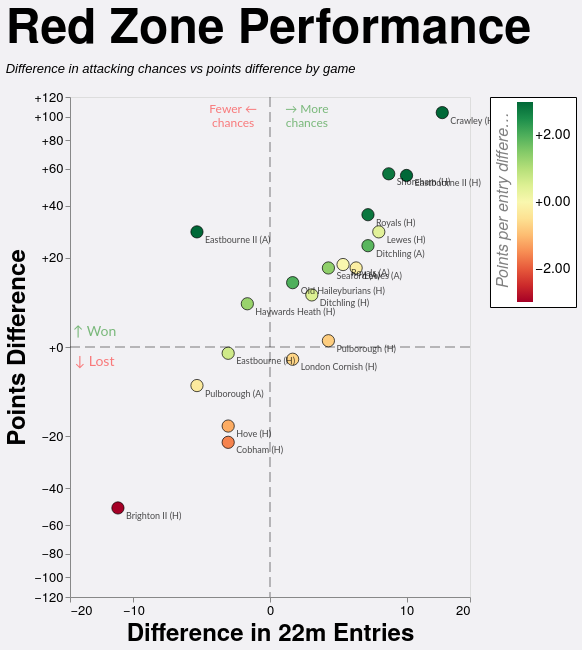

Describe this chart as a Vega-Lite specification.
### Vega-Lite specification from a JSON file in a GitHub repository (floating-point values rounded to 4 significant figures)
{"config": {"axis": {"labelFont": "PT Sans Narrow, Helvetica Neue, Helvetica, Arial, sans-serif", "titleFont": "PT Sans Narrow, Helvetica Neue, Helvetica, Arial, sans-serif", "labelFontSize": 13, "titleFontSize": 24, "gridColor": "#202947", "gridOpacity": 0.2}, "text": {"font": "Lato, sans-serif"}, "bar": {"cornerRadiusEnd": 5}, "header": {"labelFont": "PT Sans Narrow, Helvetica Neue, Helvetica, Arial, sans-serif", "titleFont": "PT Sans Narrow, Helvetica Neue, Helvetica, Arial, sans-serif", "labelFontSize": 24, "titleFontSize": 28, "labelFontWeight": "bold", "orient": "left"}, "legend": {"labelFont": "PT Sans Narrow, Helvetica Neue, Helvetica, Arial, sans-serif", "titleFont": "PT Sans Narrow, Helvetica Neue, Helvetica, Arial, sans-serif", "labelFontSize": 14, "titleFontSize": 16, "titlePadding": 5, "fillColor": "white", "strokeColor": "black", "padding": 10, "titleFontWeight": "lighter", "titleFontStyle": "italic", "titleColor": "gray", "offset": 10}, "title": {"font": "PT Sans Narrow, Helvetica Neue, Helvetica, Arial, sans-serif", "fontSize": 48, "fontWeight": "bold", "anchor": "start", "align": "center", "titlePadding": 20, "subtitlePadding": 10, "subtitleFontSize": 13, "subtitleColor": "", "subtitleFontStyle": "italic", "offset": 15, "color": "black"}, "axisX": {"labelAngle": 0}, "facet": {"title": null, "header": null, "align": {"row": "each", "column": "each"}}, "resolve": {"scale": {"y": "independent", "facet": "independent"}}, "background": "#f2f1f4", "scale": {"offsetBandPaddingOuter": 0.2, "offsetBandPaddingInner": 0.1}}, "layer": [{"data": {"name": "data-d285a7403ed98ae579761d64a864032b"}, "mark": {"type": "rule", "color": "black", "opacity": 0.5, "strokeDash": [10, 5], "strokeWidth": 1}, "encoding": {"x": {"field": "x", "type": "quantitative"}}}, {"data": {"name": "data-a0a55d106695e8d630baff0f16eee66d"}, "mark": {"type": "rule", "color": "black", "opacity": 0.5, "strokeDash": [10, 5], "strokeWidth": 1}, "encoding": {"y": {"field": "y", "type": "quantitative"}}}, {"data": {"name": "data-ff813749f30b9297737ed824b403e44f"}, "mark": {"type": "circle", "fillOpacity": 1.0, "size": 150, "stroke": "black", "strokeOpacity": 0.7, "strokeWidth": 1}, "encoding": {"color": {"field": "pp22_diff", "legend": {"direction": "vertical", "format": "+.2f", "offset": 20, "orient": "right", "padding": 5, "title": "Points per entry difference", "titleOrient": "left"}, "scale": {"clamp": true, "domain": [-3, 3], "scheme": "redyellowgreen", "zero": true}, "type": "quantitative"}, "tooltip": [{"field": "label", "title": "Game", "type": "nominal"}, {"field": "score", "title": "Score", "type": "nominal"}, {"field": "PD", "format": "+d", "title": "Points Difference", "type": "quantitative"}, {"field": "entries_22m_EGRFC", "title": "EG 22m Entries", "type": "quantitative"}, {"field": "entries_22m_Opposition", "title": "Opp 22m Entries", "type": "quantitative"}, {"field": "points_per_entry_EGRFC", "format": ".2f", "title": "EG pts per entry", "type": "quantitative"}, {"field": "points_per_entry_Opposition", "format": ".2f", "title": "Opp pts per entry", "type": "quantitative"}, {"field": "pp22_diff", "format": "+.2f", "title": "Points per Entry Diff", "type": "quantitative"}, {"field": "tries_EGRFC", "title": "EG tries", "type": "quantitative"}, {"field": "tries_Opposition", "title": "Opp tries", "type": "quantitative"}, {"field": "tries_per_entry_EGRFC", "format": ".0%", "title": "EG tries per entry", "type": "quantitative"}, {"field": "tries_per_entry_Opposition", "format": ".0%", "title": "Opp tries per entry", "type": "quantitative"}, {"field": "tp22_diff", "format": "+.2f", "title": "Tries per Entry Diff", "type": "quantitative"}], "x": {"axis": {"grid": false, "tickCount": 5}, "field": "entries_diff", "scale": {"constant": 5, "domain": [-17.25, 17.25], "nice": true, "type": "symlog"}, "title": "Difference in 22m Entries", "type": "quantitative"}, "y": {"axis": {"format": "+d", "grid": false, "tickCount": 8}, "field": "PD", "scale": {"constant": 20, "domain": [-119.6, 119.6], "nice": true, "type": "symlog"}, "title": "Points Difference", "type": "quantitative"}}, "transform": [{"filter": "(rzSquad == 'All' || datum.squad == rzSquad) && (rzSeason == 'All' || datum.season == rzSeason) && (rzGameType == 'All' || (rzGameType == 'League + Cup' && (datum.game_type == 'League' || datum.game_type == 'Cup')) || (rzGameType == 'League only' && datum.game_type == 'League') || datum.game_type == rzGameType)"}]}, {"data": {"name": "data-ff813749f30b9297737ed824b403e44f"}, "mark": {"type": "text", "align": "left", "baseline": "middle", "dx": 8, "dy": 8, "fontSize": 9, "opacity": 0.7}, "encoding": {"text": {"field": "label", "type": "nominal"}, "x": {"field": "entries_diff", "type": "quantitative"}, "y": {"field": "PD", "type": "quantitative"}}, "transform": [{"filter": "(rzSquad == 'All' || datum.squad == rzSquad) && (rzSeason == 'All' || datum.season == rzSeason) && (rzGameType == 'All' || (rzGameType == 'League + Cup' && (datum.game_type == 'League' || datum.game_type == 'Cup')) || (rzGameType == 'League only' && datum.game_type == 'League') || datum.game_type == rzGameType)"}]}, {"data": {"name": "data-ff5b891c7f52bc2a6c266740aed4d223"}, "mark": {"type": "text", "align": "center", "baseline": "middle", "fontSize": 14, "opacity": 0.5}, "encoding": {"color": {"condition": {"test": "(datum.y > 0)", "value": "green"}, "value": "red"}, "text": {"field": "label", "type": "nominal"}, "x": {"field": "x", "type": "quantitative"}, "y": {"field": "y", "type": "quantitative"}}}, {"data": {"name": "data-70cf91c935554955754b7ae78ce9e14e"}, "mark": {"type": "text", "align": "center", "baseline": "middle", "fontSize": 12, "opacity": 0.5}, "encoding": {"color": {"condition": {"test": "(datum.x > 0)", "value": "green"}, "value": "red"}, "text": {"field": "label", "type": "nominal"}, "x": {"field": "x", "type": "quantitative"}, "y": {"field": "y", "type": "quantitative"}}}], "height": 500, "params": [{"name": "rzSquad", "value": "All"}, {"name": "rzSeason", "value": "All"}, {"name": "rzGameType", "value": "All"}], "resolve": {"scale": {"color": "independent", "x": "shared", "y": "shared"}}, "title": {"text": "Red Zone Performance", "subtitle": ["Difference in attacking chances vs points difference by game"]}, "width": 400, "$schema": "https://vega.github.io/schema/vega-lite/v5.20.1.json", "datasets": {"data-d285a7403ed98ae579761d64a864032b": [{"x": 0}], "data-a0a55d106695e8d630baff0f16eee66d": [{"y": 0}], "data-ff813749f30b9297737ed824b403e44f": [{"game_id": "2024-09-07_1st_London_Cornish", "date": "2024-09-07T00:00:00", "season": "2024/25", "game_type": "League", "label": "London Cornish (H)", "score": "16 - 18", "entries_22m_EGRFC": 7.0, "entries_22m_Opposition": 6.0, "points_EGRFC": 16.0, "points_Opposition": 18.0, "points_per_entry_EGRFC": 2.3, "points_per_entry_Opposition": 3.0, "tries_EGRFC": 2.0, "tries_Opposition": 2.0, "tries_per_entry_EGRFC": 0.2857, "tries_per_entry_Opposition": 0.3333, "PD": -2.0, "entries_diff": 1.0, "pp22_diff": -0.7, "tp22_diff": -0.04762}, {"game_id": "2024-12-14_1st_Old_Haileyburians", "date": "2024-12-14T00:00:00", "season": "2024/25", "game_type": "League", "label": "Old Haileyburians (H)", "score": "18 - 5", "entries_22m_EGRFC": 6.0, "entries_22m_Opposition": 5.0, "points_EGRFC": 18.0, "points_Opposition": 5.0, "points_per_entry_EGRFC": 3.0, "points_per_entry_Opposition": 1.0, "tries_EGRFC": 2.0, "tries_Opposition": 1.0, "tries_per_entry_EGRFC": 0.3333, "tries_per_entry_Opposition": 0.2, "PD": 13.0, "entries_diff": 1.0, "pp22_diff": 2.0, "tp22_diff": 0.1333}, {"game_id": "2025-02-15_1st_Eastbourne", "date": "2025-02-15T00:00:00", "season": "2024/25", "game_type": "League", "label": "Eastbourne (H)", "score": "14 - 15", "entries_22m_EGRFC": 5.0, "entries_22m_Opposition": 7.0, "points_EGRFC": 14.0, "points_Opposition": 15.0, "points_per_entry_EGRFC": 2.8, "points_per_entry_Opposition": 2.1, "tries_EGRFC": 2.0, "tries_Opposition": 2.0, "tries_per_entry_EGRFC": 0.4, "tries_per_entry_Opposition": 0.2857, "PD": -1.0, "entries_diff": -2.0, "pp22_diff": 0.7, "tp22_diff": 0.1143}, {"game_id": "2025-03-22_1st_Cobham", "date": "2025-03-22T00:00:00", "season": "2024/25", "game_type": "League", "label": "Cobham (H)", "score": "21 - 43", "entries_22m_EGRFC": 9.0, "entries_22m_Opposition": 11.0, "points_EGRFC": 21.0, "points_Opposition": 43.0, "points_per_entry_EGRFC": 2.3, "points_per_entry_Opposition": 3.9, "tries_EGRFC": 3.0, "tries_Opposition": 7.0, "tries_per_entry_EGRFC": 0.3333, "tries_per_entry_Opposition": 0.6364, "PD": -22.0, "entries_diff": -2.0, "pp22_diff": -1.6, "tp22_diff": -0.303}, {"game_id": "2025-04-12_1st_Haywards_Heath", "date": "2025-04-12T00:00:00", "season": "2024/25", "game_type": "Cup", "label": "Haywards Heath (H)", "score": "45 - 38", "entries_22m_EGRFC": 9.0, "entries_22m_Opposition": 10.0, "points_EGRFC": 45.0, "points_Opposition": 37.0, "points_per_entry_EGRFC": 5.0, "points_per_entry_Opposition": 3.7, "tries_EGRFC": 6.0, "tries_Opposition": 6.0, "tries_per_entry_EGRFC": 0.6667, "tries_per_entry_Opposition": 0.6, "PD": 8.0, "entries_diff": -1.0, "pp22_diff": 1.3, "tp22_diff": 0.06667}, {"game_id": "2025-10-04_1st_Seaford", "date": "2025-10-04T00:00:00", "season": "2025/26", "game_type": "League", "label": "Seaford (A)", "score": "27 - 10", "entries_22m_EGRFC": 8.0, "entries_22m_Opposition": 5.0, "points_EGRFC": 27.0, "points_Opposition": 10.0, "points_per_entry_EGRFC": 3.4, "points_per_entry_Opposition": 2.0, "tries_EGRFC": 4.0, "tries_Opposition": 2.0, "tries_per_entry_EGRFC": 0.5, "tries_per_entry_Opposition": 0.4, "PD": 17.0, "entries_diff": 3.0, "pp22_diff": 1.4, "tp22_diff": 0.1}, {"game_id": "2025-10-11_1st_Shoreham", "date": "2025-10-11T00:00:00", "season": "2025/26", "game_type": "League", "label": "Shoreham (H)", "score": "69 - 12", "entries_22m_EGRFC": 12.0, "entries_22m_Opposition": 4.0, "points_EGRFC": 69.0, "points_Opposition": 12.0, "points_per_entry_EGRFC": 5.8, "points_per_entry_Opposition": 3.0, "tries_EGRFC": 11.0, "tries_Opposition": 2.0, "tries_per_entry_EGRFC": 0.9167, "tries_per_entry_Opposition": 0.5, "PD": 57.0, "entries_diff": 8.0, "pp22_diff": 2.8, "tp22_diff": 0.4167}, {"game_id": "2025-11-08_1st_Lewes", "date": "2025-11-08T00:00:00", "season": "2025/26", "game_type": "League", "label": "Lewes (H)", "score": "43 - 14", "entries_22m_EGRFC": 11.0, "entries_22m_Opposition": 4.0, "points_EGRFC": 43.0, "points_Opposition": 14.0, "points_per_entry_EGRFC": 3.9, "points_per_entry_Opposition": 3.5, "tries_EGRFC": 7.0, "tries_Opposition": 2.0, "tries_per_entry_EGRFC": 0.6364, "tries_per_entry_Opposition": 0.5, "PD": 29.0, "entries_diff": 7.0, "pp22_diff": 0.4, "tp22_diff": 0.1364}, {"game_id": "2025-11-15_1st_Hove", "date": "2025-11-15T00:00:00", "season": "2025/26", "game_type": "Cup", "label": "Hove (H)", "score": "15 - 32", "entries_22m_EGRFC": 10.0, "entries_22m_Opposition": 12.0, "points_EGRFC": 15.0, "points_Opposition": 32.0, "points_per_entry_EGRFC": 1.5, "points_per_entry_Opposition": 2.7, "tries_EGRFC": 2.0, "tries_Opposition": 5.0, "tries_per_entry_EGRFC": 0.2, "tries_per_entry_Opposition": 0.4167, "PD": -17.0, "entries_diff": -2.0, "pp22_diff": -1.2, "tp22_diff": -0.2167}, {"game_id": "2025-11-22_1st_Pulborough", "date": "2025-11-22T00:00:00", "season": "2025/26", "game_type": "League", "label": "Pulborough (A)", "score": "5 - 12", "entries_22m_EGRFC": 5.0, "entries_22m_Opposition": 9.0, "points_EGRFC": 5.0, "points_Opposition": 12.0, "points_per_entry_EGRFC": 1.0, "points_per_entry_Opposition": 1.3, "tries_EGRFC": 1.0, "tries_Opposition": 2.0, "tries_per_entry_EGRFC": 0.2, "tries_per_entry_Opposition": 0.2222, "PD": -7.0, "entries_diff": -4.0, "pp22_diff": -0.3, "tp22_diff": -0.02222}, {"game_id": "2025-11-29_1st_Eastbourne", "date": "2025-11-29T00:00:00", "season": "2025/26", "game_type": "League", "label": "Eastbourne II (H)", "score": "56 - 0", "entries_22m_EGRFC": 13.0, "entries_22m_Opposition": 3.0, "points_EGRFC": 56.0, "points_Opposition": 0.0, "points_per_entry_EGRFC": 4.3, "points_per_entry_Opposition": 0.0, "tries_EGRFC": 10.0, "tries_Opposition": 0.0, "tries_per_entry_EGRFC": 0.7692, "tries_per_entry_Opposition": 0.0, "PD": 56.0, "entries_diff": 10.0, "pp22_diff": 4.3, "tp22_diff": 0.7692}, {"game_id": "2025-12-20_1st_Ditchling", "date": "2025-12-20T00:00:00", "season": "2025/26", "game_type": "League", "label": "Ditchling (H)", "score": "29 - 19", "entries_22m_EGRFC": 11.0, "entries_22m_Opposition": 9.0, "points_EGRFC": 29.0, "points_Opposition": 19.0, "points_per_entry_EGRFC": 2.6, "points_per_entry_Opposition": 2.1, "tries_EGRFC": 5.0, "tries_Opposition": 3.0, "tries_per_entry_EGRFC": 0.4545, "tries_per_entry_Opposition": 0.3333, "PD": 10.0, "entries_diff": 2.0, "pp22_diff": 0.5, "tp22_diff": 0.1212}, {"game_id": "2026-01-10_1st_Royals", "date": "2026-01-10T00:00:00", "season": "2025/26", "game_type": "League", "label": "Royals (H)", "score": "49 - 5", "entries_22m_EGRFC": 10.0, "entries_22m_Opposition": 4.0, "points_EGRFC": 41.0, "points_Opposition": 5.0, "points_per_entry_EGRFC": 4.1, "points_per_entry_Opposition": 1.3, "tries_EGRFC": 7.0, "tries_Opposition": 1.0, "tries_per_entry_EGRFC": 0.7, "tries_per_entry_Opposition": 0.25, "PD": 36.0, "entries_diff": 6.0, "pp22_diff": 2.8, "tp22_diff": 0.45}, {"game_id": "2026-01-24_1st_Brighton", "date": "2026-01-24T00:00:00", "season": "2025/26", "game_type": "League", "label": "Brighton II (H)", "score": "0 - 50", "entries_22m_EGRFC": 3.0, "entries_22m_Opposition": 15.0, "points_EGRFC": 0.0, "points_Opposition": 50.0, "points_per_entry_EGRFC": 0.0, "points_per_entry_Opposition": 3.3, "tries_EGRFC": 0.0, "tries_Opposition": 8.0, "tries_per_entry_EGRFC": 0.0, "tries_per_entry_Opposition": 0.5333, "PD": -50.0, "entries_diff": -12.0, "pp22_diff": -3.3, "tp22_diff": -0.5333}, {"game_id": "2026-02-14_1st_Lewes", "date": "2026-02-14T00:00:00", "season": "2025/26", "game_type": "League", "label": "Lewes (A)", "score": "39 - 21", "entries_22m_EGRFC": 11.0, "entries_22m_Opposition": 6.0, "points_EGRFC": 39.0, "points_Opposition": 22.0, "points_per_entry_EGRFC": 3.5, "points_per_entry_Opposition": 3.7, "tries_EGRFC": 6.0, "tries_Opposition": 3.0, "tries_per_entry_EGRFC": 0.5455, "tries_per_entry_Opposition": 0.5, "PD": 17.0, "entries_diff": 5.0, "pp22_diff": -0.2, "tp22_diff": 0.04545}, {"game_id": "2026-02-28_1st_Pulborough", "date": "2026-02-28T00:00:00", "season": "2025/26", "game_type": "League", "label": "Pulborough (H)", "score": "14 - 13", "entries_22m_EGRFC": 8.0, "entries_22m_Opposition": 5.0, "points_EGRFC": 14.0, "points_Opposition": 13.0, "points_per_entry_EGRFC": 1.8, "points_per_entry_Opposition": 2.6, "tries_EGRFC": 1.0, "tries_Opposition": 2.0, "tries_per_entry_EGRFC": 0.125, "tries_per_entry_Opposition": 0.4, "PD": 1.0, "entries_diff": 3.0, "pp22_diff": -0.8, "tp22_diff": -0.275}, {"game_id": "2026-03-07_1st_Eastbourne", "date": "2026-03-07T00:00:00", "season": "2025/26", "game_type": "League", "label": "Eastbourne II (A)", "score": "29 - 0", "entries_22m_EGRFC": 6.0, "entries_22m_Opposition": 10.0, "points_EGRFC": 29.0, "points_Opposition": 0.0, "points_per_entry_EGRFC": 4.8, "points_per_entry_Opposition": 0.0, "tries_EGRFC": 5.0, "tries_Opposition": 0.0, "tries_per_entry_EGRFC": 0.8333, "tries_per_entry_Opposition": 0.0, "PD": 29.0, "entries_diff": -4.0, "pp22_diff": 4.8, "tp22_diff": 0.8333}, {"game_id": "2026-03-21_1st_Crawley", "date": "2026-03-21T00:00:00", "season": "2025/26", "game_type": "League", "label": "Crawley (H)", "score": "118 - 14", "entries_22m_EGRFC": 20.0, "entries_22m_Opposition": 5.0, "points_EGRFC": 118.0, "points_Opposition": 14.0, "points_per_entry_EGRFC": 5.9, "points_per_entry_Opposition": 2.8, "tries_EGRFC": 18.0, "tries_Opposition": 2.0, "tries_per_entry_EGRFC": 0.9, "tries_per_entry_Opposition": 0.4, "PD": 104.0, "entries_diff": 15.0, "pp22_diff": 3.1, "tp22_diff": 0.5}, {"game_id": "2026-03-28_1st_Ditchling", "date": "2026-03-28T00:00:00", "season": "2025/26", "game_type": "League", "label": "Ditchling (A)", "score": "27 - 3", "entries_22m_EGRFC": 11.0, "entries_22m_Opposition": 5.0, "points_EGRFC": 27.0, "points_Opposition": 3.0, "points_per_entry_EGRFC": 2.5, "points_per_entry_Opposition": 0.6, "tries_EGRFC": 4.0, "tries_Opposition": 0.0, "tries_per_entry_EGRFC": 0.3636, "tries_per_entry_Opposition": 0.0, "PD": 24.0, "entries_diff": 6.0, "pp22_diff": 1.9, "tp22_diff": 0.3636}, {"game_id": "2026-04-11_1st_Royals", "date": "2026-04-11T00:00:00", "season": "2025/26", "game_type": "League", "label": "Royals (A)", "score": "45 - 27", "entries_22m_EGRFC": 10.0, "entries_22m_Opposition": 6.0, "points_EGRFC": 45.0, "points_Opposition": 27.0, "points_per_entry_EGRFC": 4.5, "points_per_entry_Opposition": 4.5, "tries_EGRFC": 7.0, "tries_Opposition": 4.0, "tries_per_entry_EGRFC": 0.7, "tries_per_entry_Opposition": 0.6667, "PD": 18.0, "entries_diff": 4.0, "pp22_diff": 0.0, "tp22_diff": 0.03333}], "data-ff5b891c7f52bc2a6c266740aed4d223": [{"x": -15.53, "y": 2.392, "label": "↑ Won"}, {"x": -15.53, "y": -2.392, "label": "↓ Lost"}], "data-70cf91c935554955754b7ae78ce9e14e": [{"x": 1.725, "y": 107.6, "label": ["→ More", "chances"]}, {"x": -1.725, "y": 107.6, "label": ["Fewer ←", "chances"]}]}}
